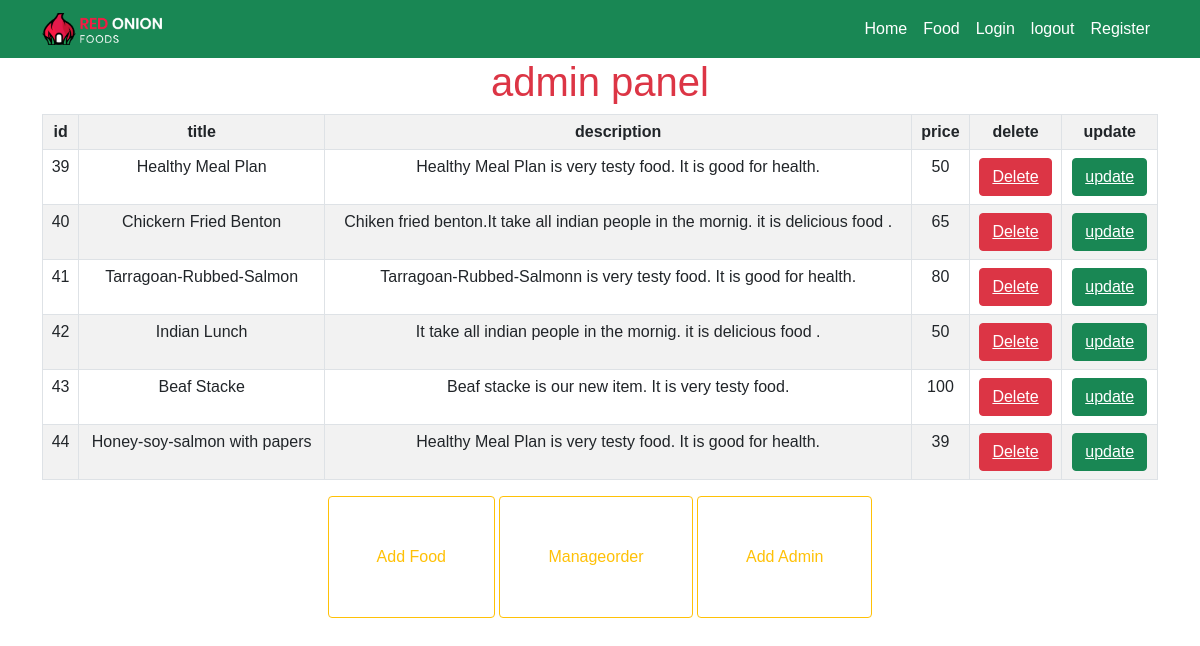
The app's page /admin.php with its own data.
### tables this page shows
CREATE TABLE `food_details` (
  `id` int(255) NOT NULL,
  `title` varchar(250) NOT NULL,
  `description` varchar(300) NOT NULL,
  `image` varchar(250) DEFAULT NULL,
  `price` int(20) NOT NULL
);

### admin.php (the view, shortened to what this page needs)
<?php
include('nav.php');
?>
<!DOCTYPE html>
<html lang="en">
<head>
    <link rel="stylesheet" href="./css/bootstrap.min.css">
    <link rel="stylesheet" href="./css/style.css">
</head>
<body>
    <div class="container ">
        <div class="col-lg-12">
            <h1 class="text-danger text-center">admin panel</h1>
            <table class="table table-striped table-bordered">
                <tr class="text-center">
                    <th>id</th>
                    <th>title</th>
                    <th>description</th>
                    <th>price</th>
                    <th>delete</th>
                    <th>update</th>
                </tr>
                <?php
                include('connection.php');
                $q = "SELECT * FROM  food_details";
                $query = mysqli_query($con, $q) or
                    die(mysqli_error($con));
                while ($res = mysqli_fetch_array($query)) {
                ?>
                    <tr class="text-center">
                        <td><?php echo $res['id']; ?></td>
                        <td><?php echo $res['title']; ?></td>
                        <td><?php echo $res['description']; ?></td>
                        <td><?php echo $res['price']; ?></td>
                        <td> <button class=" btn btn-danger "> <a href=" delete.php?id=<?php echo $res['id']; ?>" class="text-white"> Delete </a> </button> </td>
                        <td> <button class="btn btn-success "> <a href="update.php?id=<?php echo $res['id']; ?>" class="text-white"> update </a> </button> </td>
                    </tr>
                <?php
                }
                ?>
            </table>
            <div class="text-center">
                <a href="insert.php"> <button class='btn btn-outline-warning p-5'>Add Food</button></a>
                <a href="manageorder.php"> <button class='btn btn-outline-warning p-5'>Manageorder</button></a>
                <a href="add_admin.php"> <button class='btn btn-outline-warning p-5'>Add Admin</button></a>
            </div>
        </div>
    </div>
</body>
</html>

### css/style.css (style rules this page uses)
body { font-family: 'Poppins', sans-serif; }

### records on screen
food_details: id "39", title "Healthy Meal Plan", description "Healthy Meal Plan is very testy food. It is good for health.", price "50"
food_details: id "40", title "Chickern Fried Benton", description "Chiken fried benton.It take all indian people in the mornig. it is delicious food .", price "65"
food_details: id "41", title "Tarragoan-Rubbed-Salmon", description "Tarragoan-Rubbed-Salmonn is very testy food. It is good for health.", price "80"
food_details: id "42", title "Indian Lunch", description "It take all indian people in the mornig. it is delicious food .", price "50"
food_details: id "43", title "Beaf Stacke", description "Beaf stacke is our new item. It is very testy food.", price "100"
food_details: id "44", title "Honey-soy-salmon with papers", description "Healthy Meal Plan is very testy food. It is good for health.", price "39"
